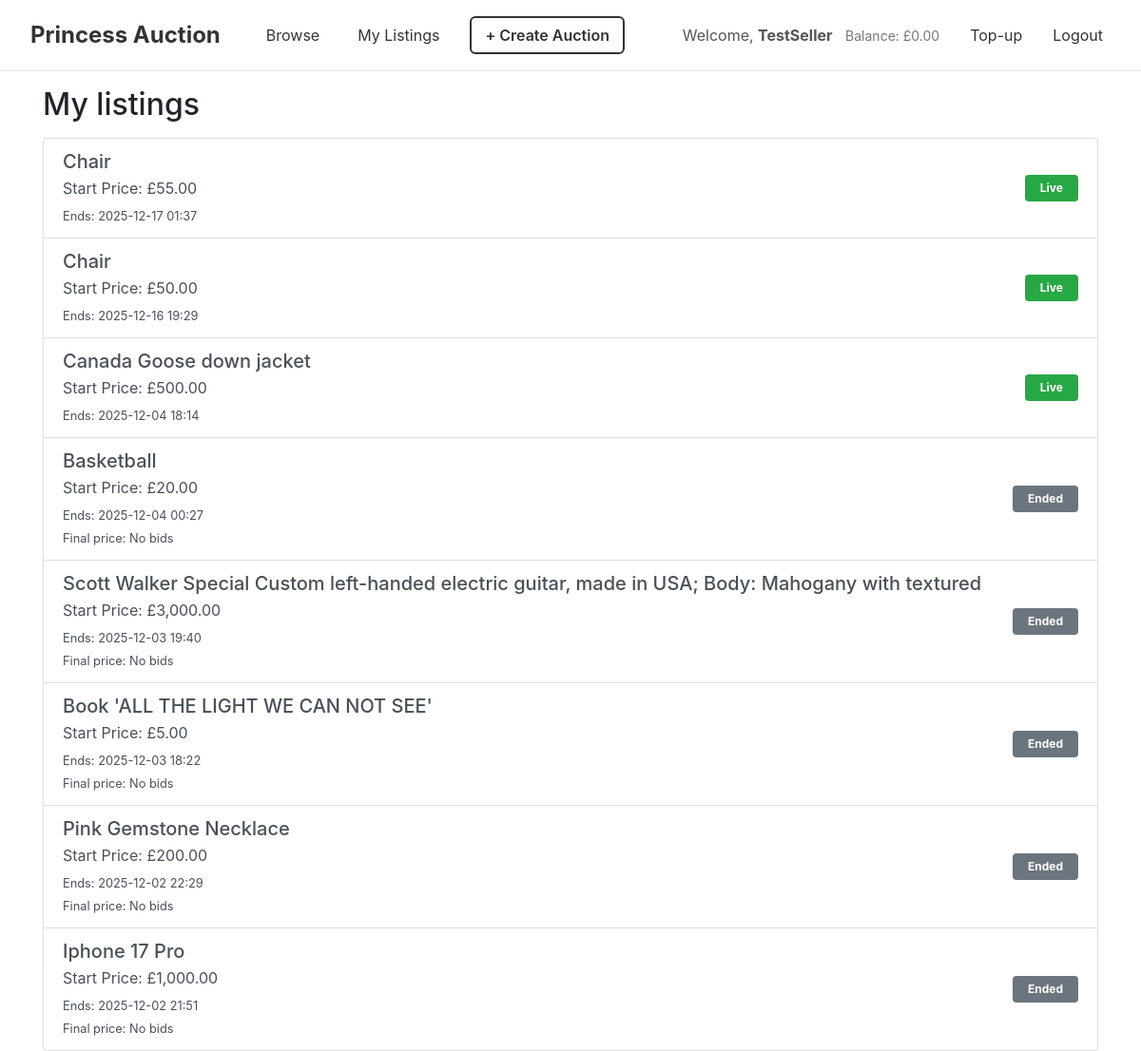
Screenshot of /mylistings.php (signed in) with the database file from the repository.
### tables this page shows
CREATE TABLE `user` (
  `user_id` int(11) NOT NULL,
  `username` varchar(50) NOT NULL,
  `email` varchar(255) NOT NULL,
  `password_hash` varchar(255) NOT NULL,
  `account_type` enum('buyer','seller','admin') DEFAULT 'buyer',
  `created_at` datetime DEFAULT current_timestamp(),
  `balance` decimal(10,2) NOT NULL DEFAULT 0.00
);

CREATE TABLE `auction` (
  `auction_id` int(11) NOT NULL,
  `item_id` int(11) NOT NULL,
  `start_price` decimal(10,2) NOT NULL CHECK (`start_price` > 0),
  `reserve_price` decimal(10,2) NOT NULL CHECK (`reserve_price` >= 0),
  `start_time` datetime DEFAULT current_timestamp(),
  `end_time` datetime NOT NULL,
  `status` enum('Sched','Live','Closed','Unsold') DEFAULT 'Sched'
);

CREATE TABLE `item` (
  `item_id` int(11) NOT NULL,
  `seller_id` int(11) NOT NULL,
  `category_id` int(11) DEFAULT NULL,
  `title` varchar(255) NOT NULL,
  `description` text DEFAULT NULL,
  `condition` varchar(50) NOT NULL,
  `date_created` datetime DEFAULT current_timestamp()
);

### utilities.php (called while the page is built, shortened)
<?php
function hasRole($role) {
    return isset($_SESSION['roles']) && in_array($role, $_SESSION['roles']);
}

### mylistings.php (the view, shortened to what this page needs)
<?php
require("utilities.php");
include_once("header.php");
?>
<div class="container">
  <h2 class="my-3">My listings</h2>
<?php
  $seller_id = $_SESSION['user_id'];
?>
<?php
$conn = connectDB();
$sql = "
    SELECT
        Item.item_id,
        Item.title,
        Item.description,
        Auction.start_price,
        Auction.end_time,
        Auction.auction_id
    FROM Item
    JOIN Auction ON Item.item_id = Auction.item_id
    WHERE Item.seller_id = ?
    ORDER BY Auction.end_time DESC;
";
$stmt = $conn->prepare($sql);
$stmt->bind_param("i", $seller_id);
$stmt->execute();
$result = $stmt->get_result();
$now = new DateTime();
?>
<?php
if ($result->num_rows === 0) {
    echo '<div class="alert alert-info">You have not created any listings yet.</div>';
} else {
    echo '<div class="list-group">';
    while ($row = $result->fetch_assoc()) {
        $item_id     = $row['item_id'];
        $auction_id  = $row['auction_id'];
        $title       = htmlspecialchars($row['title']);
        $start_price = number_format($row['start_price'], 2);
        $end_time_raw  = $row['end_time'];
        $end_time_disp = date("Y-m-d H:i", strtotime($end_time_raw));
        $end_time_dt   = new DateTime($end_time_raw);
        if ($now < $end_time_dt) {
            $activity         = "Live";
            $activity_class   = "success";
            $final_price_text = "";
        } else {
            $activity       = "Ended";
            $activity_class = "secondary";
            $sql_final = "SELECT MAX(bid_amount) AS final_price FROM Bid WHERE auction_id = ?";
            $stmt_final = $conn->prepare($sql_final);
            $stmt_final->bind_param("i", $auction_id);
            $stmt_final->execute();
            $res_final  = $stmt_final->get_result();
            $final_row  = $res_final->fetch_assoc();
            $final_price = $final_row['final_price'];
            if ($final_price !== null) {
                $final_price_text = "Final price: £" . number_format($final_price, 2);
            } else {
                $final_price_text = "Final price: No bids";
            }
        }
        echo '
        <a href="listing.php?item_id=' . $item_id . '"
           class="list-group-item list-group-item-action d-flex justify-content-between align-items-center">
            <div>
                <h5 class="mb-1">' . $title . '</h5>
                <p class="mb-1">Start Price: £' . $start_price . '</p>
                <small>Ends: ' . $end_time_disp . '</small>';
        if (!empty($final_price_text)) {
            echo '<br><small>' . $final_price_text . '</small>';
        }
        echo '
            </div>
            <div>
                <span class="badge badge-' . $activity_class . ' px-3 py-2">' . $activity . '</span>
            </div>
        </a>';
    }
    echo '</div>';
}
?>
<?php include_once("footer.php"); ?>

### header.php (shortened to what this page needs)
<?php
require_once("utilities.php");
if (!isset($connection)) {
    $connection = connectDB();
}
$current_url = $_SERVER['REQUEST_URI'] ?? 'index.php';
$user_balance = null;
if (isset($_SESSION['logged_in']) && $_SESSION['logged_in'] == true && isset($_SESSION['user_id'])) {
    $uid = (int)$_SESSION['user_id'];
    if ($stmt = $connection->prepare("SELECT balance FROM user WHERE user_id = ?")) {
        $stmt->bind_param("i", $uid);
        $stmt->execute();
        $stmt->bind_result($user_balance);
    }
}
?>
<!doctype html>
<html lang="en">
<head>
  <link rel="stylesheet" href="css/bootstrap.min.css">
  <link rel="stylesheet" href="https://cdnjs.cloudflare.com/ajax/libs/font-awesome/4.7.0/css/font-awesome.min.css">
  <link rel="stylesheet" href="https://cdnjs.cloudflare.com/ajax/libs/font-awesome/6.4.0/css/all.min.css">
  <link rel="stylesheet" href="css/custom.css">
</head>
<body>
<nav class="navbar navbar-expand-lg"
     style="background:#ffffff; border-bottom:1px solid #eaeaea; padding:14px 32px;">
  <a class="navbar-brand" href="index.php"
     style="font-size:24px; font-weight:700; color:#333; margin-right:40px;">
     Princess Auction
  </a>
  <div class="collapse navbar-collapse" id="mainNavbar">
    <ul class="navbar-nav" style="gap:24px; font-size:16px;">
      <li class="nav-item">
        <a class="nav-link" href="browse.php" style="color:#333;">Browse</a>
      </li>
      <?php if (hasRole('seller')): ?>
        <li class="nav-item"><a class="nav-link" href="mylistings.php" style="color:#333;">My Listings</a></li>
        <li class="nav-item">
            <a class="nav-link" href="create_auction.php"
               style="padding:6px 14px; border:2px solid #333; border-radius:6px; font-weight:600; color:#333;">
                + Create Auction
            </a>
        </li>
      <?php endif; ?>
    </ul>
  </div>
  <ul class="navbar-nav ml-auto" style="font-size:16px; gap:16px;">
    <?php if (isset($_SESSION['logged_in']) && $_SESSION['logged_in'] == true): ?>
        <li class="nav-item">
          <span class="nav-link" style="color:#555;">
            Welcome, <b><?php echo htmlspecialchars($_SESSION['username']); ?></b>
            <?php if ($user_balance !== null): ?>
              <span style="font-size:14px; color:#777;">
                Balance: £<?php echo number_format($user_balance, 2); ?>
              </span>
            <?php endif; ?>
          </span>
        </li>
        <li class="nav-item">
          <a class="nav-link"
             href="topup.php?return=<?php echo urlencode($current_url); ?>"
             style="color:#333;">
            Top-up
          </a>
        </li>
        <li class="nav-item">
          <a class="nav-link" href="logout.php" style="color:#333;">Logout</a>
        </li>
    <?php endif; ?>
  </ul>
</nav>

### rows the page displays
user: balance "0.00"
auction: item.title "Chair", start_price "55.00", end_time "2025-12-17 01:37", end_time "Live"
auction: item.title "Chair", start_price "50.00", end_time "2025-12-16 19:29", end_time "Live"
auction: item.title "Canada Goose down jacket", start_price "500.00", end_time "2025-12-04 18:14", end_time "Live"
auction: item.title "Basketball", start_price "20.00", end_time "2025-12-04 00:27", final_price_text "Final price: No bids", end_time "Ended"
auction: item.title "Scott Walker Special Custom left-handed electric guitar, made in USA; Body: Mahogany with textured", start_price "3,000.00", end_time "2025-12-03 19:40", final_price_text "Final price: No bids", end_time "Ended"
auction: item.title "Book 'ALL THE LIGHT WE CAN NOT SEE'", start_price "5.00", end_time "2025-12-03 18:22", final_price_text "Final price: No bids", end_time "Ended"
auction: item.title "Pink Gemstone Necklace", start_price "200.00", end_time "2025-12-02 22:29", final_price_text "Final price: No bids", end_time "Ended"
auction: item.title "Iphone 17 Pro", start_price "1,000.00", end_time "2025-12-02 21:51", final_price_text "Final price: No bids", end_time "Ended"

### other values shown
$_SESSION['username'] "TestSeller"
